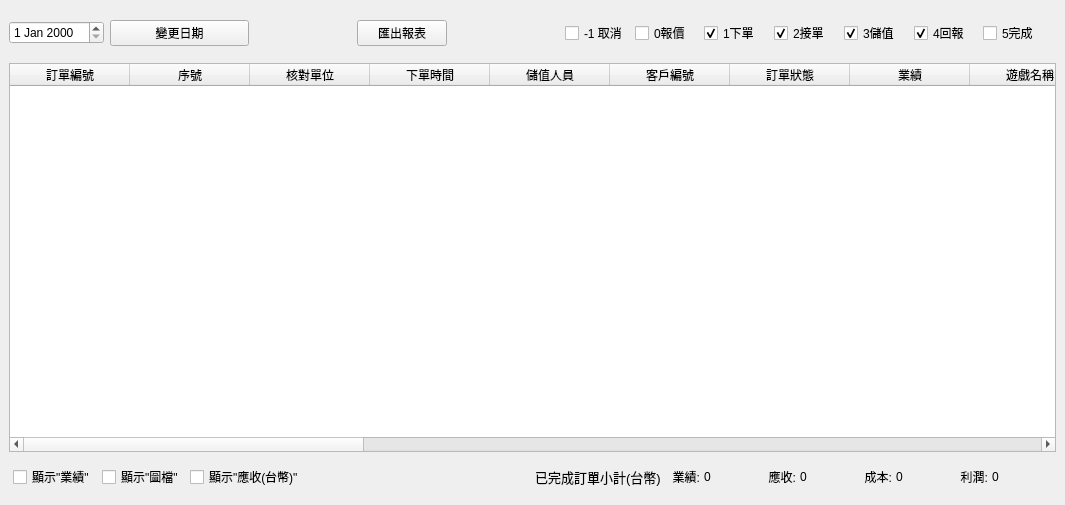
<?xml version="1.0" encoding="UTF-8"?>
<ui version="4.0">
 <class>LayerDayReport</class>
 <widget class="QWidget" name="LayerDayReport">
  <property name="geometry">
   <rect>
    <x>0</x>
    <y>0</y>
    <width>1065</width>
    <height>505</height>
   </rect>
  </property>
  <property name="windowTitle">
   <string>Form</string>
  </property>
  <layout class="QGridLayout" name="gridLayout">
   <property name="leftMargin">
    <number>0</number>
   </property>
   <property name="topMargin">
    <number>0</number>
   </property>
   <property name="rightMargin">
    <number>0</number>
   </property>
   <property name="bottomMargin">
    <number>0</number>
   </property>
   <property name="spacing">
    <number>0</number>
   </property>
   <item row="0" column="0">
    <widget class="QWidget" name="wBg" native="true">
     <layout class="QGridLayout" name="gridLayout_2">
      <item row="1" column="0">
       <widget class="QTableWidget" name="tb">
        <property name="editTriggers">
         <set>QAbstractItemView::NoEditTriggers</set>
        </property>
        <attribute name="horizontalHeaderMinimumSectionSize">
         <number>28</number>
        </attribute>
        <attribute name="horizontalHeaderDefaultSectionSize">
         <number>120</number>
        </attribute>
        <attribute name="verticalHeaderVisible">
         <bool>false</bool>
        </attribute>
        <column>
         <property name="text">
          <string>訂單編號</string>
         </property>
        </column>
        <column>
         <property name="text">
          <string>序號</string>
         </property>
        </column>
        <column>
         <property name="text">
          <string>核對單位</string>
         </property>
        </column>
        <column>
         <property name="text">
          <string>下單時間</string>
         </property>
        </column>
        <column>
         <property name="text">
          <string>儲值人員</string>
         </property>
        </column>
        <column>
         <property name="text">
          <string>客戶編號</string>
         </property>
        </column>
        <column>
         <property name="text">
          <string>訂單狀態</string>
         </property>
        </column>
        <column>
         <property name="text">
          <string>業績</string>
         </property>
        </column>
        <column>
         <property name="text">
          <string>遊戲名稱</string>
         </property>
        </column>
        <column>
         <property name="text">
          <string>儲值方式</string>
         </property>
        </column>
        <column>
         <property name="text">
          <string>單位</string>
         </property>
        </column>
        <column>
         <property name="text">
          <string>幣別</string>
         </property>
        </column>
        <column>
         <property name="text">
          <string>今天應收</string>
         </property>
        </column>
        <column>
         <property name="text">
          <string>售價匯率</string>
         </property>
        </column>
        <column>
         <property name="text">
          <string>應收(台幣)</string>
         </property>
        </column>
        <column>
         <property name="text">
          <string>成本匯率</string>
         </property>
        </column>
        <column>
         <property name="text">
          <string>成本(台幣)</string>
         </property>
        </column>
        <column>
         <property name="text">
          <string>利潤(台幣)</string>
         </property>
        </column>
        <column>
         <property name="text">
          <string>業績單位利潤</string>
         </property>
        </column>
        <column>
         <property name="text">
          <string>成本參數</string>
         </property>
        </column>
        <column>
         <property name="text">
          <string>圖2</string>
         </property>
        </column>
        <column>
         <property name="text">
          <string>圖1</string>
         </property>
        </column>
        <column>
         <property name="text">
          <string>備註</string>
         </property>
        </column>
        <column>
         <property name="text">
          <string>留言</string>
         </property>
        </column>
       </widget>
      </item>
      <item row="0" column="0">
       <widget class="QWidget" name="widget" native="true">
        <property name="minimumSize">
         <size>
          <width>0</width>
          <height>48</height>
         </size>
        </property>
        <layout class="QHBoxLayout" name="horizontalLayout">
         <property name="leftMargin">
          <number>0</number>
         </property>
         <property name="topMargin">
          <number>0</number>
         </property>
         <property name="rightMargin">
          <number>0</number>
         </property>
         <property name="bottomMargin">
          <number>0</number>
         </property>
         <item>
          <widget class="QWidget" name="widget_4" native="true">
           <property name="maximumSize">
            <size>
             <width>240</width>
             <height>16777215</height>
            </size>
           </property>
           <layout class="QGridLayout" name="gridLayout_3">
            <property name="leftMargin">
             <number>0</number>
            </property>
            <property name="topMargin">
             <number>0</number>
            </property>
            <property name="rightMargin">
             <number>0</number>
            </property>
            <property name="bottomMargin">
             <number>0</number>
            </property>
            <item row="0" column="0">
             <widget class="QDateEdit" name="dateEdit">
              <property name="sizePolicy">
               <sizepolicy hsizetype="Fixed" vsizetype="Fixed">
                <horstretch>0</horstretch>
                <verstretch>0</verstretch>
               </sizepolicy>
              </property>
              <property name="styleSheet">
               <string notr="true">font: 18px &quot;Microsoft JhengHei UI&quot;;</string>
              </property>
              <property name="currentSection">
               <enum>QDateTimeEdit::DaySection</enum>
              </property>
             </widget>
            </item>
            <item row="0" column="1">
             <widget class="QPushButton" name="btnChangeDate">
              <property name="text">
               <string>變更日期</string>
              </property>
             </widget>
            </item>
           </layout>
          </widget>
         </item>
         <item>
          <widget class="QWidget" name="widget_2" native="true">
           <layout class="QHBoxLayout" name="horizontalLayout_4">
            <item>
             <widget class="QPushButton" name="btnExcel">
              <property name="maximumSize">
               <size>
                <width>90</width>
                <height>16777215</height>
               </size>
              </property>
              <property name="text">
               <string>匯出報表</string>
              </property>
             </widget>
            </item>
           </layout>
          </widget>
         </item>
         <item>
          <widget class="QWidget" name="widget_3" native="true">
           <property name="minimumSize">
            <size>
             <width>500</width>
             <height>0</height>
            </size>
           </property>
           <property name="maximumSize">
            <size>
             <width>16777215</width>
             <height>16777215</height>
            </size>
           </property>
           <layout class="QHBoxLayout" name="horizontalLayout_2">
            <item>
             <widget class="QCheckBox" name="cbStep0_1">
              <property name="text">
               <string>-1 取消</string>
              </property>
              <property name="checked">
               <bool>false</bool>
              </property>
             </widget>
            </item>
            <item>
             <widget class="QCheckBox" name="cbStep0">
              <property name="text">
               <string>0報價</string>
              </property>
              <property name="checked">
               <bool>false</bool>
              </property>
             </widget>
            </item>
            <item>
             <widget class="QCheckBox" name="cbStep1">
              <property name="text">
               <string>1下單</string>
              </property>
              <property name="checked">
               <bool>true</bool>
              </property>
             </widget>
            </item>
            <item>
             <widget class="QCheckBox" name="cbStep2">
              <property name="text">
               <string>2接單</string>
              </property>
              <property name="checked">
               <bool>true</bool>
              </property>
             </widget>
            </item>
            <item>
             <widget class="QCheckBox" name="cbStep3">
              <property name="text">
               <string>3儲值</string>
              </property>
              <property name="checked">
               <bool>true</bool>
              </property>
             </widget>
            </item>
            <item>
             <widget class="QCheckBox" name="cbStep4">
              <property name="text">
               <string>4回報</string>
              </property>
              <property name="checked">
               <bool>true</bool>
              </property>
             </widget>
            </item>
            <item>
             <widget class="QCheckBox" name="cbStep5">
              <property name="text">
               <string>5完成</string>
              </property>
              <property name="checked">
               <bool>false</bool>
              </property>
             </widget>
            </item>
           </layout>
          </widget>
         </item>
        </layout>
       </widget>
      </item>
      <item row="2" column="0">
       <widget class="QWidget" name="wTotal" native="true">
        <property name="minimumSize">
         <size>
          <width>0</width>
          <height>30</height>
         </size>
        </property>
        <layout class="QHBoxLayout" name="horizontalLayout_3">
         <property name="spacing">
          <number>4</number>
         </property>
         <property name="leftMargin">
          <number>4</number>
         </property>
         <property name="topMargin">
          <number>4</number>
         </property>
         <property name="rightMargin">
          <number>4</number>
         </property>
         <property name="bottomMargin">
          <number>4</number>
         </property>
         <item>
          <widget class="QWidget" name="wShowArea" native="true">
           <property name="minimumSize">
            <size>
             <width>300</width>
             <height>30</height>
            </size>
           </property>
           <layout class="QHBoxLayout" name="horizontalLayout_5">
            <property name="leftMargin">
             <number>0</number>
            </property>
            <property name="topMargin">
             <number>0</number>
            </property>
            <property name="bottomMargin">
             <number>0</number>
            </property>
            <item>
             <widget class="QCheckBox" name="cbShowBonus">
              <property name="text">
               <string>顯示&quot;業績&quot;</string>
              </property>
             </widget>
            </item>
            <item>
             <widget class="QCheckBox" name="cbShowPic">
              <property name="text">
               <string>顯示&quot;圖檔&quot;</string>
              </property>
             </widget>
            </item>
            <item>
             <widget class="QCheckBox" name="cbShowCost">
              <property name="text">
               <string>顯示&quot;應收(台幣)&quot;</string>
              </property>
             </widget>
            </item>
           </layout>
          </widget>
         </item>
         <item>
          <spacer name="horizontalSpacer">
           <property name="orientation">
            <enum>Qt::Horizontal</enum>
           </property>
           <property name="sizeHint" stdset="0">
            <size>
             <width>40</width>
             <height>20</height>
            </size>
           </property>
          </spacer>
         </item>
         <item>
          <widget class="QLabel" name="lbT">
           <property name="maximumSize">
            <size>
             <width>16777215</width>
             <height>16777215</height>
            </size>
           </property>
           <property name="font">
            <font>
             <pointsize>10</pointsize>
            </font>
           </property>
           <property name="text">
            <string>已完成訂單小計(台幣)  </string>
           </property>
           <property name="alignment">
            <set>Qt::AlignRight|Qt::AlignTrailing|Qt::AlignVCenter</set>
           </property>
          </widget>
         </item>
         <item>
          <widget class="QLabel" name="label_2">
           <property name="text">
            <string>業績:</string>
           </property>
           <property name="alignment">
            <set>Qt::AlignRight|Qt::AlignTrailing|Qt::AlignVCenter</set>
           </property>
          </widget>
         </item>
         <item>
          <widget class="QLabel" name="lbTotalBonus">
           <property name="minimumSize">
            <size>
             <width>60</width>
             <height>0</height>
            </size>
           </property>
           <property name="text">
            <string>0</string>
           </property>
          </widget>
         </item>
         <item>
          <widget class="QLabel" name="label">
           <property name="text">
            <string>應收:</string>
           </property>
           <property name="alignment">
            <set>Qt::AlignRight|Qt::AlignTrailing|Qt::AlignVCenter</set>
           </property>
          </widget>
         </item>
         <item>
          <widget class="QLabel" name="lbTotal0">
           <property name="minimumSize">
            <size>
             <width>60</width>
             <height>0</height>
            </size>
           </property>
           <property name="text">
            <string>0</string>
           </property>
          </widget>
         </item>
         <item>
          <widget class="QLabel" name="label_3">
           <property name="text">
            <string>成本:</string>
           </property>
           <property name="alignment">
            <set>Qt::AlignRight|Qt::AlignTrailing|Qt::AlignVCenter</set>
           </property>
          </widget>
         </item>
         <item>
          <widget class="QLabel" name="lbTotal1">
           <property name="minimumSize">
            <size>
             <width>60</width>
             <height>0</height>
            </size>
           </property>
           <property name="text">
            <string>0</string>
           </property>
          </widget>
         </item>
         <item>
          <widget class="QLabel" name="label_5">
           <property name="text">
            <string>利潤:</string>
           </property>
           <property name="alignment">
            <set>Qt::AlignRight|Qt::AlignTrailing|Qt::AlignVCenter</set>
           </property>
          </widget>
         </item>
         <item>
          <widget class="QLabel" name="lbTotal2">
           <property name="minimumSize">
            <size>
             <width>60</width>
             <height>0</height>
            </size>
           </property>
           <property name="text">
            <string>0</string>
           </property>
          </widget>
         </item>
        </layout>
       </widget>
      </item>
     </layout>
    </widget>
   </item>
  </layout>
 </widget>
 <resources/>
 <connections/>
</ui>
